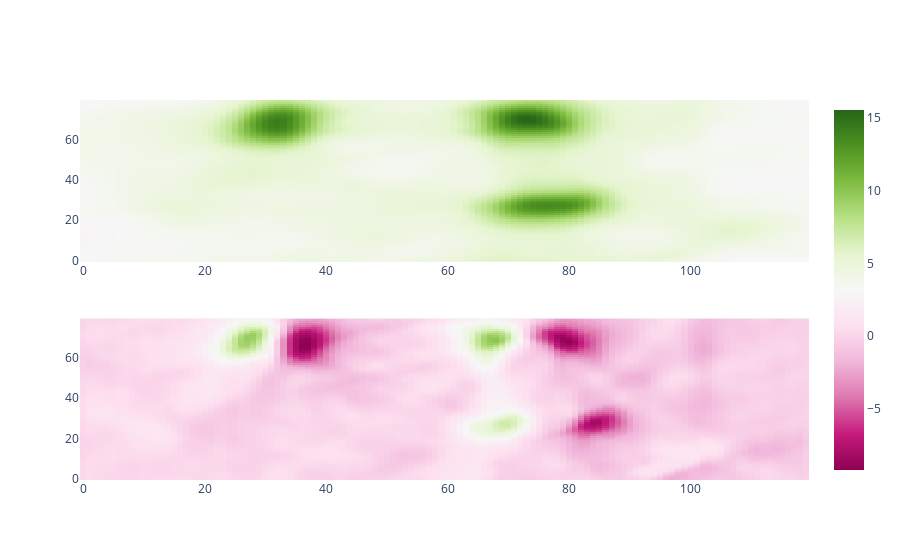

Notebook code for this chart:
### Code cell
from scipy.ndimage import sobel
from plotly.subplots import make_subplots
import plotly.graph_objects as go

fig = make_subplots(rows=2, cols=1)

fig.add_trace(px.imshow(dcm_reduced.array).data[0], row=1, col=1)
px.imshow(dcm_reduced.array)

fig.add_trace(px.imshow(sobel(dcm_reduced.array, 1)).data[0], row=2, col=1)

### Figure 1 — Plotly figure (JSON) as saved in the notebook; plotly's stock layout.template omitted (floating-point values rounded to 4 significant figures; data arrays with more than 128 entries replaced by an {"elided": "..."} marker saying what was removed)
{"data": [{"coloraxis": "coloraxis", "hovertemplate": "x: %{x}<br>y: %{y}<br>color: %{z}<extra></extra>", "name": "0", "type": "heatmap", "xaxis": "x", "yaxis": "y", "z": {"elided": "80x120 float values"}}, {"coloraxis": "coloraxis", "hovertemplate": "x: %{x}<br>y: %{y}<br>color: %{z}<extra></extra>", "name": "0", "type": "heatmap", "xaxis": "x2", "yaxis": "y2", "z": {"elided": "80x120 float values"}}], "layout": {"xaxis": {"anchor": "y", "domain": [0, 1]}, "xaxis2": {"anchor": "y2", "domain": [0, 1]}, "yaxis": {"anchor": "x", "domain": [0.575, 1]}, "yaxis2": {"anchor": "x2", "domain": [0, 0.425]}}}
